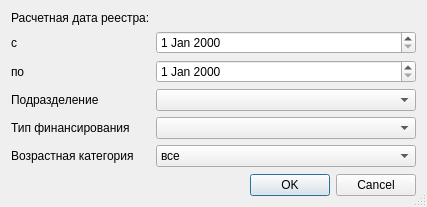
<?xml version="1.0" encoding="UTF-8"?>
<ui version="4.0">
 <class>ReportE15SSetupDialog</class>
 <widget class="QDialog" name="ReportE15SSetupDialog">
  <property name="windowModality">
   <enum>Qt::ApplicationModal</enum>
  </property>
  <property name="geometry">
   <rect>
    <x>0</x>
    <y>0</y>
    <width>397</width>
    <height>207</height>
   </rect>
  </property>
  <property name="sizePolicy">
   <sizepolicy hsizetype="Preferred" vsizetype="Preferred">
    <horstretch>0</horstretch>
    <verstretch>0</verstretch>
   </sizepolicy>
  </property>
  <property name="windowTitle">
   <string>параметры отчёта</string>
  </property>
  <property name="sizeGripEnabled">
   <bool>true</bool>
  </property>
  <layout class="QGridLayout" name="gridLayout">
   <item row="0" column="0">
    <widget class="QLabel" name="label">
     <property name="text">
      <string>Расчетная дата реестра:</string>
     </property>
    </widget>
   </item>
   <item row="6" column="1">
    <widget class="QComboBox" name="cmbAge">
     <item>
      <property name="text">
       <string>все</string>
      </property>
     </item>
     <item>
      <property name="text">
       <string>дети</string>
      </property>
     </item>
     <item>
      <property name="text">
       <string>взрослые</string>
      </property>
     </item>
     <item>
      <property name="text">
       <string>лица старше трудоспособного возраста</string>
      </property>
     </item>
    </widget>
   </item>
   <item row="4" column="0">
    <widget class="QLabel" name="lblFinance">
     <property name="text">
      <string>Тип финансирования</string>
     </property>
    </widget>
   </item>
   <item row="3" column="1">
    <widget class="COrgStructureComboBox" name="cmbOrgStructure"/>
   </item>
   <item row="3" column="0">
    <widget class="QLabel" name="lblOrgStruct">
     <property name="text">
      <string>Подразделение</string>
     </property>
    </widget>
   </item>
   <item row="1" column="0">
    <widget class="QLabel" name="lblBegDate">
     <property name="text">
      <string>c</string>
     </property>
    </widget>
   </item>
   <item row="4" column="1">
    <widget class="CRBComboBox" name="cmbFinance"/>
   </item>
   <item row="1" column="1">
    <widget class="CDateEdit" name="edtBegDate"/>
   </item>
   <item row="2" column="0">
    <widget class="QLabel" name="lblEndDate">
     <property name="text">
      <string>по</string>
     </property>
    </widget>
   </item>
   <item row="2" column="1">
    <widget class="CDateEdit" name="edtEndDate"/>
   </item>
   <item row="7" column="1">
    <spacer name="verticalSpacer">
     <property name="orientation">
      <enum>Qt::Vertical</enum>
     </property>
     <property name="sizeHint" stdset="0">
      <size>
       <width>20</width>
       <height>40</height>
      </size>
     </property>
    </spacer>
   </item>
   <item row="8" column="0" colspan="2">
    <widget class="QDialogButtonBox" name="buttonBox">
     <property name="orientation">
      <enum>Qt::Horizontal</enum>
     </property>
     <property name="standardButtons">
      <set>QDialogButtonBox::Cancel|QDialogButtonBox::Ok</set>
     </property>
    </widget>
   </item>
   <item row="6" column="0">
    <widget class="QLabel" name="lblAge">
     <property name="text">
      <string>Возрастная категория</string>
     </property>
    </widget>
   </item>
  </layout>
 </widget>
 <customwidgets>
  <customwidget>
   <class>COrgStructureComboBox</class>
   <extends>QComboBox</extends>
   <header>Orgs/OrgStructComboBoxes.h</header>
  </customwidget>
  <customwidget>
   <class>CRBComboBox</class>
   <extends>QComboBox</extends>
   <header>library/crbcombobox.h</header>
  </customwidget>
  <customwidget>
   <class>CDateEdit</class>
   <extends>QDateEdit</extends>
   <header>library/DateEdit.h</header>
  </customwidget>
 </customwidgets>
 <resources/>
 <connections>
  <connection>
   <sender>buttonBox</sender>
   <signal>accepted()</signal>
   <receiver>ReportE15SSetupDialog</receiver>
   <slot>accept()</slot>
   <hints>
    <hint type="sourcelabel">
     <x>132</x>
     <y>650</y>
    </hint>
    <hint type="destinationlabel">
     <x>65</x>
     <y>418</y>
    </hint>
   </hints>
  </connection>
  <connection>
   <sender>buttonBox</sender>
   <signal>rejected()</signal>
   <receiver>ReportE15SSetupDialog</receiver>
   <slot>reject()</slot>
   <hints>
    <hint type="sourcelabel">
     <x>245</x>
     <y>650</y>
    </hint>
    <hint type="destinationlabel">
     <x>267</x>
     <y>420</y>
    </hint>
   </hints>
  </connection>
 </connections>
</ui>
